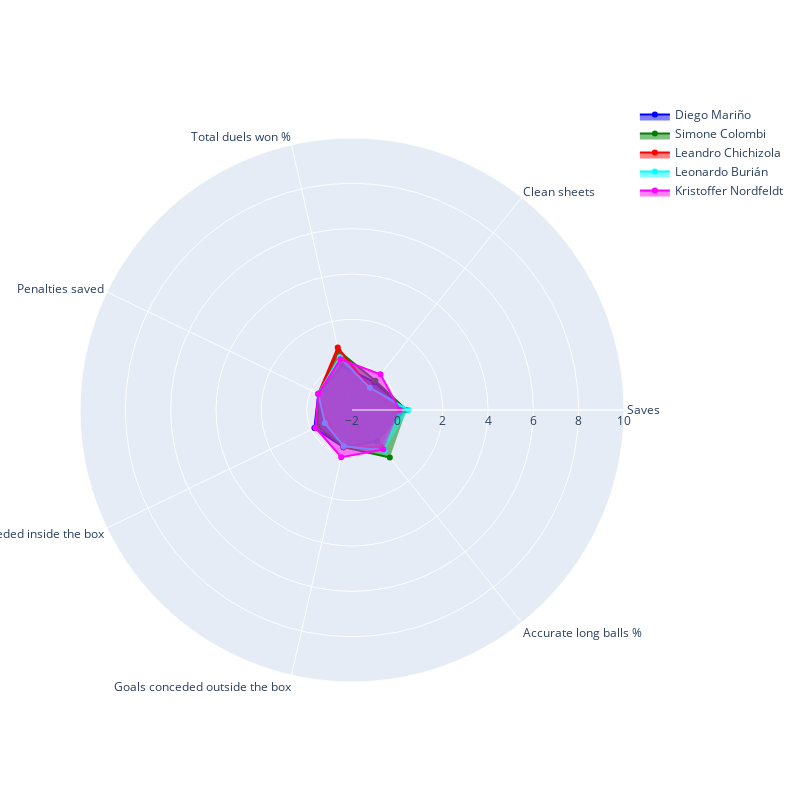

The notebook cell saved with this chart:
### Code cell
buscar_jugadores_similares('GaBriEl AriAs', caracteristicas_grafico)

### Figure 1 — Plotly figure (JSON) as saved in the notebook; plotly's stock layout.template omitted (floating-point values rounded to 4 significant figures)
{"data": [{"fill": "toself", "line": {"color": "blue"}, "name": "Diego Mariño", "r": [0.4146, -0.428, 0.002108, -0.3508, -0.1585, -0.3197, -0.2178], "theta": ["Saves", "Clean sheets", "Total duels won %", "Penalties saved", "Goals conceded inside the box", "Goals conceded outside the box", "Accurate long balls %"], "type": "scatterpolar"}, {"fill": "toself", "line": {"color": "green"}, "name": "Simone Colombi", "r": [0.4025, -0.3451, 0.6808, -0.3508, -0.3179, -0.3197, 0.678], "theta": ["Saves", "Clean sheets", "Total duels won %", "Penalties saved", "Goals conceded inside the box", "Goals conceded outside the box", "Accurate long balls %"], "type": "scatterpolar"}, {"fill": "toself", "line": {"color": "red"}, "name": "Leandro Chichizola", "r": [0.06113, -0.7502, 0.8263, -0.3508, -0.8121, -0.3197, 0.07941], "theta": ["Saves", "Clean sheets", "Total duels won %", "Penalties saved", "Goals conceded inside the box", "Goals conceded outside the box", "Accurate long balls %"], "type": "scatterpolar"}, {"fill": "toself", "line": {"color": "cyan"}, "name": "Leonardo Burián", "r": [0.4992, -0.741, 0.39, -0.3508, -0.6686, -0.3613, 0.2906], "theta": ["Saves", "Clean sheets", "Total duels won %", "Penalties saved", "Goals conceded inside the box", "Goals conceded outside the box", "Accurate long balls %"], "type": "scatterpolar"}, {"fill": "toself", "line": {"color": "magenta"}, "name": "Kristoffer Nordfeldt", "r": [0.1043, 0.01405, 0.293, -0.3508, -0.2063, 0.1384, 0.2261], "theta": ["Saves", "Clean sheets", "Total duels won %", "Penalties saved", "Goals conceded inside the box", "Goals conceded outside the box", "Accurate long balls %"], "type": "scatterpolar"}], "layout": {"autosize": false, "height": 800, "polar": {"radialaxis": {"range": [-2, 10], "visible": true}}, "showlegend": true, "width": 800}}
